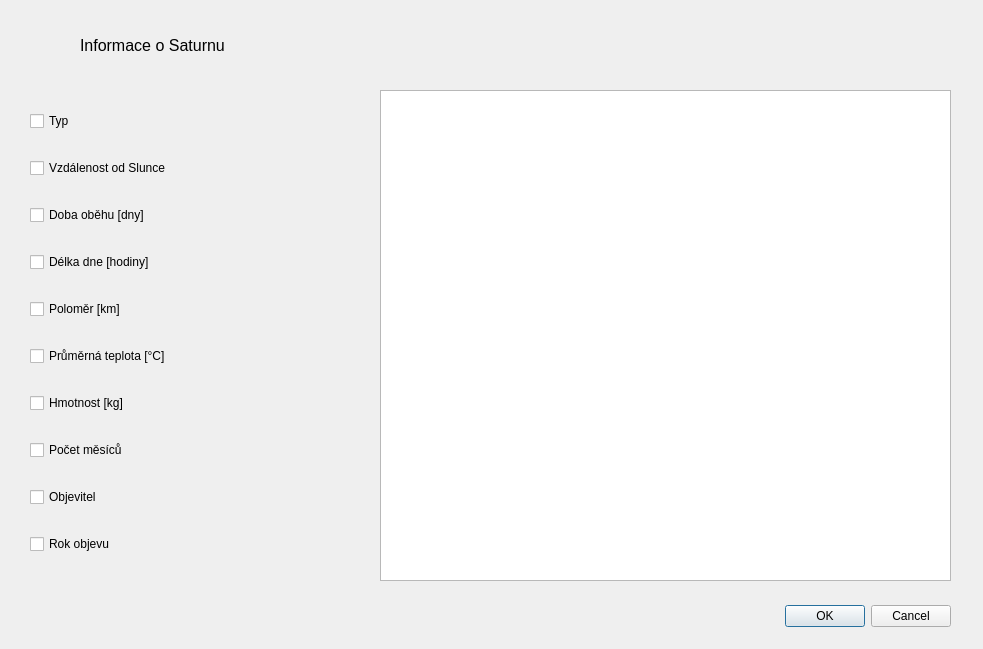
<?xml version="1.0" encoding="UTF-8"?>
<ui version="4.0">
 <class>DialogSaturn</class>
 <widget class="QDialog" name="DialogSaturn">
  <property name="geometry">
   <rect>
    <x>0</x>
    <y>0</y>
    <width>983</width>
    <height>649</height>
   </rect>
  </property>
  <property name="windowTitle">
   <string>Dialog</string>
  </property>
  <widget class="QDialogButtonBox" name="buttonBox">
   <property name="geometry">
    <rect>
     <x>610</x>
     <y>600</y>
     <width>341</width>
     <height>32</height>
    </rect>
   </property>
   <property name="orientation">
    <enum>Qt::Horizontal</enum>
   </property>
   <property name="standardButtons">
    <set>QDialogButtonBox::Cancel|QDialogButtonBox::Ok</set>
   </property>
  </widget>
  <widget class="QLabel" name="label">
   <property name="geometry">
    <rect>
     <x>80</x>
     <y>30</y>
     <width>221</width>
     <height>31</height>
    </rect>
   </property>
   <property name="text">
    <string>&lt;html&gt;&lt;head/&gt;&lt;body&gt;&lt;p&gt;&lt;span style=&quot; font-size:12pt;&quot;&gt;Informace o Saturnu&lt;/span&gt;&lt;/p&gt;&lt;/body&gt;&lt;/html&gt;</string>
   </property>
  </widget>
  <widget class="QTableView" name="tableViewSaturn">
   <property name="geometry">
    <rect>
     <x>380</x>
     <y>90</y>
     <width>571</width>
     <height>491</height>
    </rect>
   </property>
  </widget>
  <widget class="QWidget" name="verticalLayoutWidget">
   <property name="geometry">
    <rect>
     <x>30</x>
     <y>90</y>
     <width>301</width>
     <height>491</height>
    </rect>
   </property>
   <layout class="QVBoxLayout" name="verticalLayout">
    <item>
     <widget class="QCheckBox" name="checkBox_2">
      <property name="text">
       <string>Typ</string>
      </property>
     </widget>
    </item>
    <item>
     <widget class="QCheckBox" name="checkBox_4">
      <property name="text">
       <string>Vzdálenost od Slunce</string>
      </property>
     </widget>
    </item>
    <item>
     <widget class="QCheckBox" name="checkBox_5">
      <property name="text">
       <string>Doba oběhu [dny]</string>
      </property>
     </widget>
    </item>
    <item>
     <widget class="QCheckBox" name="checkBox_8">
      <property name="text">
       <string>Délka dne [hodiny]</string>
      </property>
     </widget>
    </item>
    <item>
     <widget class="QCheckBox" name="checkBox_9">
      <property name="text">
       <string>Poloměr [km]</string>
      </property>
     </widget>
    </item>
    <item>
     <widget class="QCheckBox" name="checkBox_7">
      <property name="text">
       <string>Průměrná teplota [°C]</string>
      </property>
     </widget>
    </item>
    <item>
     <widget class="QCheckBox" name="checkBox_10">
      <property name="text">
       <string>Hmotnost [kg]</string>
      </property>
     </widget>
    </item>
    <item>
     <widget class="QCheckBox" name="checkBox_6">
      <property name="text">
       <string>Počet měsíců</string>
      </property>
     </widget>
    </item>
    <item>
     <widget class="QCheckBox" name="checkBox_3">
      <property name="text">
       <string>Objevitel</string>
      </property>
     </widget>
    </item>
    <item>
     <widget class="QCheckBox" name="checkBox">
      <property name="text">
       <string>Rok objevu</string>
      </property>
     </widget>
    </item>
   </layout>
  </widget>
 </widget>
 <resources/>
 <connections>
  <connection>
   <sender>buttonBox</sender>
   <signal>accepted()</signal>
   <receiver>DialogSaturn</receiver>
   <slot>accept()</slot>
   <hints>
    <hint type="sourcelabel">
     <x>248</x>
     <y>254</y>
    </hint>
    <hint type="destinationlabel">
     <x>157</x>
     <y>274</y>
    </hint>
   </hints>
  </connection>
  <connection>
   <sender>buttonBox</sender>
   <signal>rejected()</signal>
   <receiver>DialogSaturn</receiver>
   <slot>reject()</slot>
   <hints>
    <hint type="sourcelabel">
     <x>316</x>
     <y>260</y>
    </hint>
    <hint type="destinationlabel">
     <x>286</x>
     <y>274</y>
    </hint>
   </hints>
  </connection>
 </connections>
</ui>
